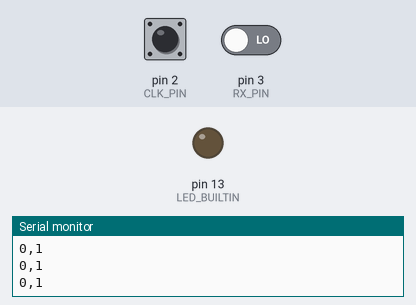
Bench run of a sketch on a simulated Arduino Uno, built with avr-gcc and run on an emulated ATmega328P. Shown: output pins drawn as LEDs (lit = HIGH), the last lines printed to the serial monitor. The test bench sets the inputs (shaded band); at power-on: pin 3 (RX_PIN) LOW, pin 2 (CLK_PIN) HIGH.

Above: at 1.2 s.
1.3 s: pin 3 (RX_PIN) driven HIGH
At 2.2 s:
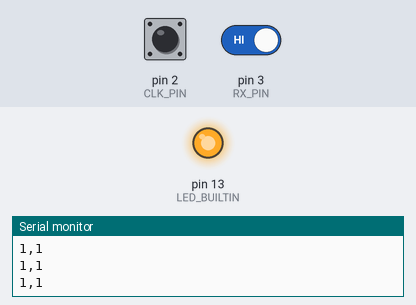
2.8 s: pin 3 (RX_PIN) driven LOW
At 3.5 s:
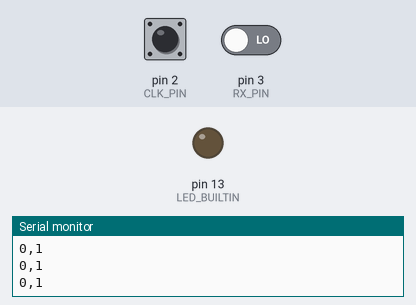
Timing chart, 0 to 5.8 s (numbered marks = the images above; inputs shaded):
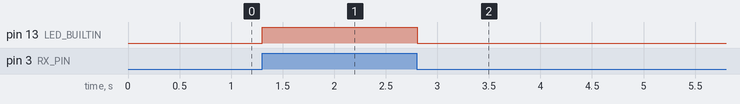

Measured:
- after the input at 1.3 s, pin 13 (LED_BUILTIN): LOW → HIGH at once
- after the input at 2.8 s, pin 13 (LED_BUILTIN): HIGH → LOW at once

The sketch:

Nano_reciever.ino
```cpp
#define CLK_PIN 2
#define RX_PIN 3

unsigned long mill = 0;

void setup() {
  Serial.begin(9600);
  pinMode(LED_BUILTIN, OUTPUT);
  pinMode(RX_PIN, INPUT);
  pinMode(CLK_PIN, INPUT);
  mill = millis();

}

void loop() {
  digitalWrite(LED_BUILTIN, digitalRead(RX_PIN));
  Serial.print(digitalRead(RX_PIN));
  Serial.print(",");
  Serial.println(digitalRead(CLK_PIN));

}
```
